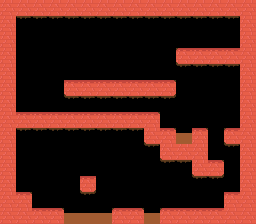

This is a level from a 2D game, rendered from its Tiled map with the project's own tilesets. A one-line summary and the map file follow, with tile-layer data summarised:
An orthogonal 16x14 tile map with 16x16 px tiles, 5 tile layers (FG, FG2, col, det, ...) and 5 objects (2x 3, start, exit, 4).

<map version="1.0" orientation="orthogonal" width="16" height="14" tilewidth="16" tileheight="16">
 <tileset firstgid="1" name="dungeon" tilewidth="16" tileheight="16">
  <image source="dungeon.png" trans="333333" width="256" height="256" />
 </tileset>
 <layer name="FG" width="16" height="14">
  <data>[224 cells, 124 non-empty, 3 distinct tile ids]</data>
 </layer>
 <layer name="FG2" width="16" height="14">
  <data>[224 cells, 35 non-empty, 1 distinct tile ids]</data>
 </layer>
 <objectgroup name="obj" width="16" height="14">
  <object name="start" x="24" y="177" />
  <object name="exit" x="232" y="39" />
  <object name="monster" type="4" x="200" y="39" />
  <object name="monster" type="3" x="43" y="62" />
  <object name="monster" type="3" x="118" y="59" />
 </objectgroup>
 <layer name="col" width="16" height="14" opacity="0.64">
  <data>[224 cells, 89 non-empty, 2 distinct tile ids]</data>
 </layer>
 <layer name="det" width="16" height="14">
  <data>[224 cells, 9 non-empty, 2 distinct tile ids]</data>
 </layer>
 <layer name="det2" width="16" height="14">
  <data>[224 cells, 13 non-empty, 3 distinct tile ids]</data>
 </layer>
</map>
